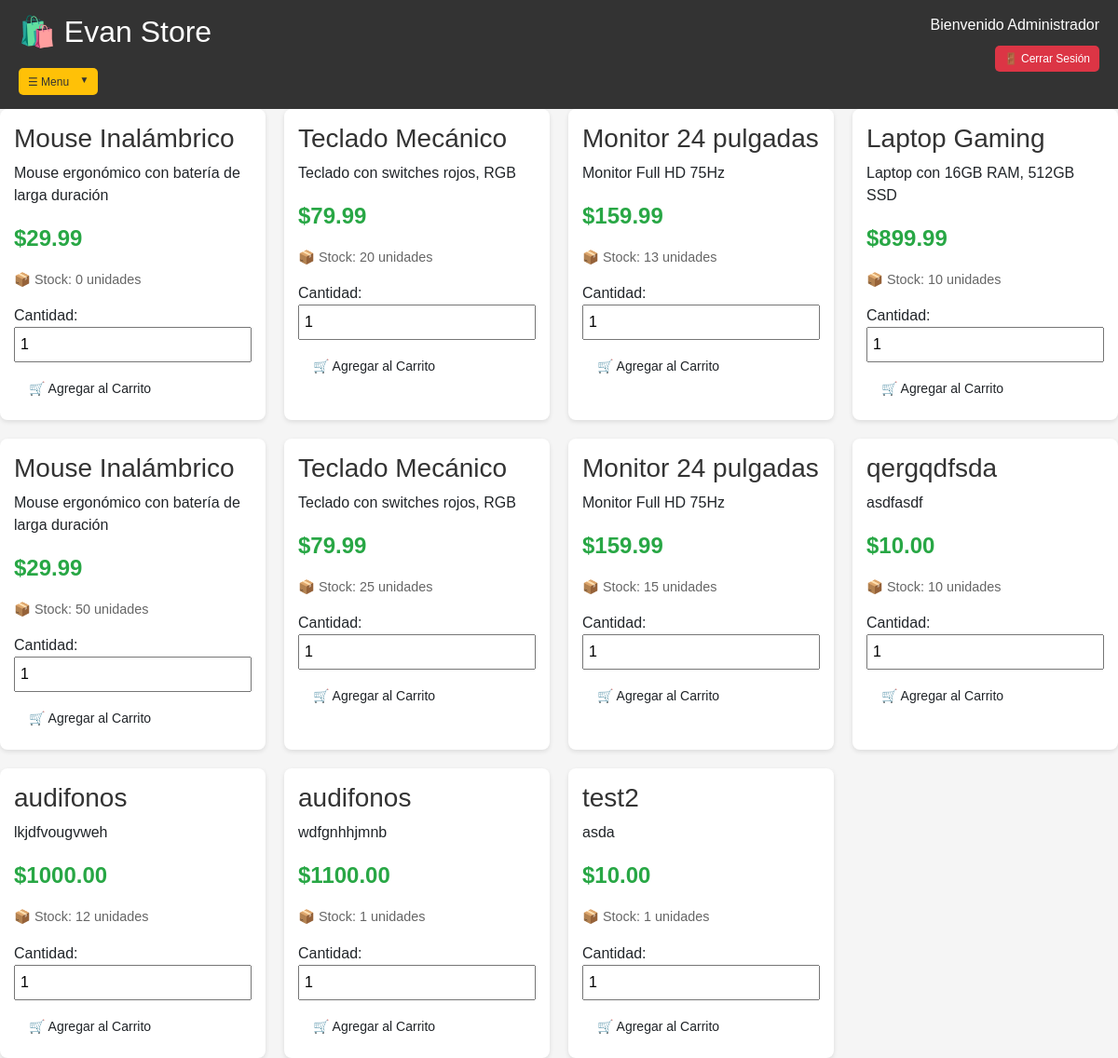
The app's page /tienda (signed in) with its own data.
### models.py (models this page shows, shortened)
class Usuario(UserMixin, db.Model):
    id = db.Column(db.Integer, primary_key=True)
    nombre = db.Column(db.String(100), nullable=False)
    usuario = db.Column(db.String(80), unique=True, nullable=False)
    celular = db.Column(db.String(20), nullable=False)
    email = db.Column(db.String(120), unique=True, nullable=False)
    password_hash = db.Column(db.String(255), nullable=False)
    es_admin = db.Column(db.Boolean, default=False)
    fecha_registro = db.Column(db.DateTime, default=datetime.utcnow)

class Producto(db.Model):
    id = db.Column(db.Integer, primary_key=True)
    nombre = db.Column(db.String(200), nullable=False)
    descripcion = db.Column(db.Text)
    precio = db.Column(db.Float, nullable=False)
    stock = db.Column(db.Integer, default=0)
    imagen_url = db.Column(db.String(500))
    categoria = db.Column(db.String(100))
    fecha_creacion = db.Column(db.DateTime, default=datetime.utcnow)

### app.py (the view)
@app.route('/tienda')
@login_required
def tienda():
    productos = Producto.query.all()
    return render_template('productos.html', productos=productos)

### app.py (called while the page is built)
@login_manager.user_loader
def load_user(user_id):
    return Usuario.query.get(int(user_id))

### templates/productos.html (shortened to what this page needs)
<!DOCTYPE html>
<html lang="es">
<head>
    <link href="https://cdn.jsdelivr.net/npm/bootstrap@5.1.3/dist/css/bootstrap.min.css" rel="stylesheet">
    <link href="https://cdn.datatables.net/1.11.5/css/dataTables.bootstrap5.min.css" rel="stylesheet">
    <link rel="stylesheet" href="{{ url_for('static', filename='style.css') }}">
</head>
<body>
   {% include 'navbar.html' %}
    <div class="productos-container">
        {% for producto in productos %}
        <div class="producto-card">
            <h3>{{ producto.nombre }}</h3>
            <p>{{ producto.descripcion[:100] if producto.descripcion else 'Sin descripción' }}</p>
            <p class="precio">${{ "%.2f"|format(producto.precio) }}</p>
            <p class="stock">📦 Stock: {{ producto.stock }} unidades</p>
            <label>Cantidad:</label>
            <input type="number" id="cantidad-{{ producto.id }}" value="1" min="1" max="{{ producto.stock }}" style="width: 100%; margin-bottom: 10px; padding: 5px;">
            <button class="btn" onclick="agregarAlCarrito({{ producto.id }})">
                🛒 Agregar al Carrito
            </button>
        </div>
        {% endfor %}
    </div>
</body>
</html>

### templates/navbar.html (shortened to what this page needs)
<link rel="stylesheet" href="{{ url_for('static', filename='style.css') }}">
<div class="navbar">
    <div class="logo-area">
        <h2>🛍️ Evan Store</h2>
        <div class="dropdown" style="margin-top: 10px;">
            <button class="btn btn-warning btn-sm dropdown-toggle" type="button" data-bs-toggle="dropdown">
                ☰   Menu
            </button>
        </div>
    </div>
    <div class="user-area">
        <span>Bienvenido {{ current_user.nombre }}</span>
        <a href="{{ url_for('logout') }}" class="btn btn-danger btn-sm">🚪 Cerrar Sesión</a>
    </div>
</div>

### static/style.css (style rules this page uses)
* { margin: 0; padding: 0; box-sizing: border-box; }
body { font-family: Arial, sans-serif; background: #f5f5f5; min-height: 100vh; }
.navbar { background: #333; padding: 15px 20px; display: flex; justify-content: space-between; align-items: flex-start; flex-wrap: wrap; }
.logo-area h2 { color: white; margin: 0 0 10px 0; }
.user-area { text-align: right; }
.user-area span { display: block; color: white; margin-bottom: 5px; }
.user-area .btn { margin-top: 5px; }
.btn { padding: 8px 16px; border-radius: 5px; border: none; cursor: pointer; font-size: 14px; text-decoration: none; display: inline-block; }
.btn-warning { background: #ffc107; color: #333; }
.btn-danger { background: #dc3545; color: white; }
.btn-sm { padding: 5px 10px; font-size: 12px; }
.dropdown { position: relative; display: inline-block; }
.dropdown-toggle::after { display: inline-block; margin-left: 8px; content: "▼"; font-size: 10px; border: none; }
.productos-container { display: grid; grid-template-columns: repeat(auto-fill, minmax(250px, 1fr)); gap: 20px; max-width: 1200px; margin: 0 auto; }
.producto-card { background: white; border-radius: 8px; padding: 15px; box-shadow: 0 2px 5px rgba(0,0,0,0.1); }
.producto-card h3 { margin-top: 0; color: #333; }
.precio { font-size: 1.5em; color: #28a745; font-weight: bold; }
.stock { color: #666; font-size: 0.9em; }

### records on screen
Usuario: nombre "Administrador"
Producto: nombre "Mouse Inalámbrico", descripcion "Mouse ergonómico con batería de larga duración", precio "29.99", stock "0"
Producto: nombre "Teclado Mecánico", descripcion "Teclado con switches rojos, RGB", precio "79.99", stock "20"
Producto: nombre "Monitor 24 pulgadas", descripcion "Monitor Full HD 75Hz", precio "159.99", stock "13"
Producto: nombre "Laptop Gaming", descripcion "Laptop con 16GB RAM, 512GB SSD", precio "899.99", stock "10"
Producto: nombre "Mouse Inalámbrico", descripcion "Mouse ergonómico con batería de larga duración", precio "29.99", stock "50"
Producto: nombre "Teclado Mecánico", descripcion "Teclado con switches rojos, RGB", precio "79.99", stock "25"
Producto: nombre "Monitor 24 pulgadas", descripcion "Monitor Full HD 75Hz", precio "159.99", stock "15"
Producto: nombre "qergqdfsda", descripcion "asdfasdf", precio "10.00", stock "10"
Producto: nombre "audifonos", descripcion "lkjdfvougvweh", precio "1000.00", stock "12"
Producto: nombre "audifonos", descripcion "wdfgnhhjmnb", precio "1100.00", stock "1"
Producto: nombre "test2", descripcion "asda", precio "10.00", stock "1"
